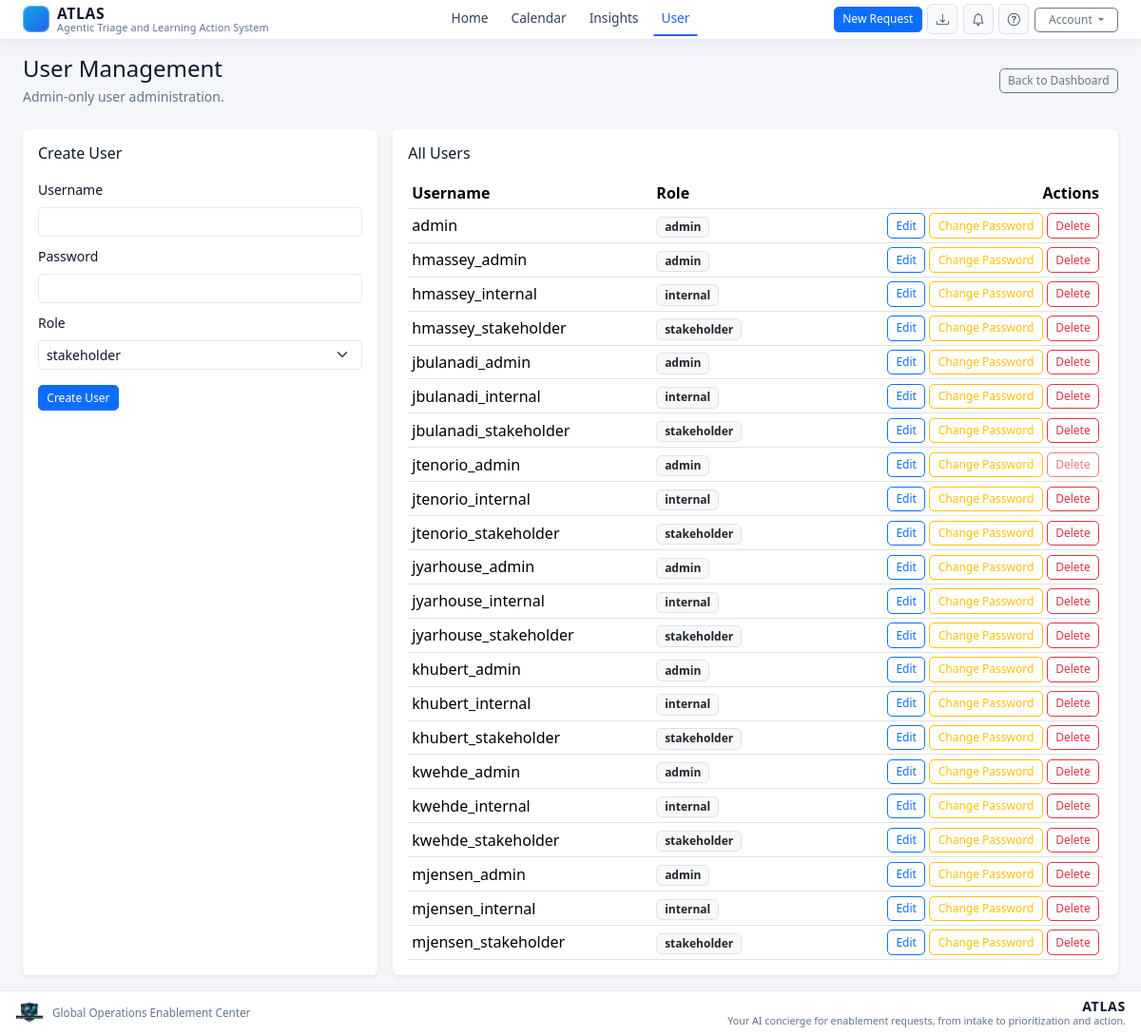
Screenshot of /users (signed in) with the database file from the repository.
### app.py (models this page shows, shortened)
class User(UserMixin, db.Model):
    id = db.Column(db.Integer, primary_key=True)
    username = db.Column(db.String(120), unique=True, nullable=False)
    password = db.Column(db.String(255), nullable=False)
    role = db.Column(db.String(20), nullable=False, default="stakeholder")

### app.py (the view, shortened to what this page needs)
@app.route("/users", methods=["GET", "POST"])
@login_required
def users():
    if current_user.role != "admin":
        flash("Only admins can access user management.", "error")
        return redirect(url_for("dashboard"))
    all_users = User.query.order_by(User.username.asc()).all()
    return render_template("users.html", users=all_users, role_options=USER_ROLE_OPTIONS)

### app.py (called while the page is built)
@login_manager.user_loader
def load_user(user_id):
    try:
        return User.query.get(int(user_id))
    except (TypeError, ValueError):
        return None

@app.context_processor
def inject_download_url():
    dashboard_params = {
        key: value
        for key, value in request.args.items()
        if key in {
            "view",
            "q",
            "stakeholder_group",
            "requested_by",
            "assigned_lead",
            "status",
            "priority",
            "start_date_from",
            "start_date_to",
            "sort",
            "order",
        }
        and value
    }
    if request.endpoint == "dashboard" and dashboard_params:
        download_url = url_for("download_csv", **dashboard_params)
    else:
        download_url = url_for("download_csv")
    return {
        "download_url": download_url,
        "priority_levels": PRIORITY_RULES,
        "priority_meta_for_score": _priority_rule_for_score,
        "priority_meta_for_label": _priority_rule_for_label,
    }

### templates/users.html
{% extends "base.html" %}
{% block content %}
<div class="row g-3">
    <div class="col-12">
        <div class="d-flex justify-content-between align-items-center flex-wrap gap-2 mb-2">
            <div>
                <h1 class="h4 mb-1">User Management</h1>
                <p class="text-muted small mb-0">Admin-only user administration.</p>
            </div>
            <a class="btn btn-sm btn-outline-secondary" href="{{ url_for('dashboard') }}">Back to Dashboard</a>
        </div>
    </div>
    <div class="col-12 col-lg-4">
        <div class="card border-0 shadow-sm h-100">
            <div class="card-body p-3">
                <h2 class="h6 mb-3">Create User</h2>
                <form method="post" action="{{ url_for('users') }}" novalidate autocomplete="off">
                    <div class="mb-2">
                        <label class="form-label small" for="username">Username</label>
                        <input class="form-control form-control-sm" id="username" name="username" required autocomplete="off">
                    </div>
                    <div class="mb-2">
                        <label class="form-label small" for="password">Password</label>
                        <input class="form-control form-control-sm" id="password" name="password" type="password" required autocomplete="off">
                    </div>
                    <div class="mb-3">
                        <label class="form-label small" for="role">Role</label>
                        <select class="form-select form-select-sm" id="role" name="role" required>
                            {% for role in role_options %}
                                <option value="{{ role }}">{{ role }}</option>
                            {% endfor %}
                        </select>
                    </div>
                    <button type="submit" class="btn btn-sm btn-primary">Create User</button>
                </form>
            </div>
        </div>
    </div>
    <div class="col-12 col-lg-8">
        <div class="card border-0 shadow-sm">
            <div class="card-body p-3">
                <h2 class="h6 mb-3">All Users</h2>
                <div class="table-responsive">
                    <table class="table table-sm align-middle mb-0">
                        <thead>
                            <tr>
                                <th>Username</th>
                                <th>Role</th>
                                <th class="text-end">Actions</th>
                            </tr>
                        </thead>
                        <tbody>
                            {% for user in users %}
                                <tr>
                                    <td>{{ user.username }}</td>
                                    <td><span class="badge bg-light text-dark border">{{ user.role }}</span></td>
                                    <td class="text-end">
                                        <a class="btn btn-sm btn-outline-primary" href="{{ url_for('edit_user', user_id=user.id) }}">Edit</a>
                                        <a class="btn btn-sm btn-outline-warning" href="{{ url_for('change_password', user_id=user.id) }}">Change Password</a>
                                        <form method="post" action="{{ url_for('delete_user', user_id=user.id) }}" class="d-inline" onsubmit="return confirm('Delete this user?');">
                                            <button type="submit" class="btn btn-sm btn-outline-danger" {% if user.id == current_user.id %}disabled{% endif %}>Delete</button>
                                        </form>
                                    </td>
                                </tr>
                            {% else %}
                                <tr>
                                    <td colspan="3" class="text-center text-muted py-3">No users found.</td>
                                </tr>
                            {% endfor %}
                        </tbody>
                    </table>
                </div>
            </div>
        </div>
    </div>
</div>
{% endblock %}

### templates/base.html (shortened to what this page needs)
<!doctype html>
<html lang="en">
<head>
    <link href="https://cdn.jsdelivr.net/npm/bootstrap@5.3.3/dist/css/bootstrap.min.css" rel="stylesheet">
    <link href="https://cdn.jsdelivr.net/npm/bootstrap-icons@1.11.3/font/bootstrap-icons.min.css" rel="stylesheet">
</head>
<body>
    <nav class="navbar navbar-expand-lg app-header mb-3">
        <div class="container-fluid px-4">
            <div class="header-shell">
                <div class="d-flex align-items-center gap-2 header-brand-wrap">
                    <span class="brand-logo-placeholder" aria-hidden="true"></span>
                    <a class="header-brand" href="{{ url_for('dashboard') }}">
                        <span class="header-brand-title">ATLAS</span>
                        <span class="header-brand-subtitle">Agentic Triage and Learning Action System</span>
                    </a>
                </div>
                <div class="collapse navbar-collapse header-collapse" id="mainNav">
                    <ul class="navbar-nav flex-lg-row header-center-nav gap-lg-2">
                        {% if current_user.is_authenticated %}
                            <li class="nav-item">
                                <a class="nav-link {{ 'active' if request.endpoint == 'dashboard' else '' }}" href="{{ url_for('dashboard') }}">Home</a>
                            </li>
                            <li class="nav-item">
                                <a class="nav-link {{ 'active' if request.endpoint == 'calendar_view' else '' }}" href="{{ url_for('calendar_view') }}">Calendar</a>
                            </li>
                            <li class="nav-item">
                                <a class="nav-link {{ 'active' if request.endpoint == 'insights' else '' }}" href="{{ url_for('insights') }}">Insights</a>
                            </li>
                            {% if current_user.role == 'admin' %}
                                <li class="nav-item">
                                    <a class="nav-link {{ 'active' if request.endpoint in ['users', 'edit_user', 'change_password'] else '' }}" href="{{ url_for('users') }}">User</a>
                                </li>
                            {% endif %}
                        {% endif %}
                    </ul>
                    <div class="d-flex align-items-center header-actions">
                        {% if current_user.is_authenticated %}
                            <a class="btn btn-sm btn-primary" href="{{ url_for('new_request') }}">New Request</a>
                            <a class="header-icon-btn" href="{{ download_url }}" aria-label="Download CSV" title="Download CSV">
                                <i class="bi bi-download" aria-hidden="true"></i>
                            </a>
                            <a class="header-icon-btn" href="#" role="button" aria-label="Notifications (WIP)" title="Notifications (WIP)">
                                <i class="bi bi-bell"></i>
                            </a>
                            <a class="header-icon-btn {{ 'active' if request.endpoint == 'guide' else '' }}" href="{{ url_for('guide') }}" role="button" aria-label="Help guide" title="Scoring Rubric Guidance">
                                <i class="bi bi-question-circle"></i>
                            </a>
                            <div class="dropdown account-dropdown">
                                <button class="btn btn-sm btn-outline-secondary dropdown-toggle" type="button" data-bs-toggle="dropdown" aria-expanded="false" aria-label="Account menu">
                                    Account
                                </button>
                            </div>
                        {% else %}
                            <a class="btn btn-sm btn-primary" href="{{ url_for('login') }}">Login</a>
                            <a class="btn btn-sm btn-outline-secondary" href="{{ url_for('register') }}">Register</a>
                        {% endif %}
                    </div>
                </div>
            </div>
        </div>
    </nav>
    <main class="container-fluid px-4 pb-3 flex-grow-1">
        {% block content %}{% endblock %}
    </main>
    <footer class="atlas-footer" role="contentinfo" aria-label="ATLAS branding footer">
        <div class="atlas-footer-inner">
            <div class="atlas-footer-left">
                <img class="atlas-footer-logo" src="{{ url_for('static', filename='goeclogo.png') }}" alt="GOEC logo">
                <div class="atlas-footer-org">Global Operations Enablement Center</div>
            </div>
            <div class="atlas-footer-right">
                <div class="atlas-footer-title">ATLAS</div>
                <div class="atlas-footer-tagline">Your AI concierge for enablement requests, from intake to prioritization and action.</div>
            </div>
        </div>
    </footer>
</body>
</html>

### templates/base.html (style rules this page uses)
:root { --app-bg: #f4f6fa; --app-text: #0f172a; --surface-bg: #ffffff; --surface-border: #e6eaf0; --muted-text: #64748b; --card-bg: #fbfcfe; --card-border: #e5eaf1; --table-head-bg: #f3f6fa; --table-row-hover: #f8fbff; --input-bg: #ffffff; }
html, body { height: 100%; }
body { background: var(--app-bg); color: var(--app-text); min-height: 100vh; display: flex; flex-direction: column; margin: 0; }
.app-header { --bs-navbar-padding-y: 0.28rem; background: var(--surface-bg); border-bottom: 1px solid var(--surface-border); box-shadow: 0 4px 12px rgba(15, 23, 42, 0.06); }
.card, .modal-content, .dropdown-menu { background: var(--surface-bg); border-color: var(--surface-border); color: var(--app-text); }
.text-muted, .text-secondary { color: var(--muted-text) !important; }
.btn { border-radius: 0.35rem; font-size: 0.8rem; padding: 0.28rem 0.62rem; }
.btn.btn-sm { border-radius: 0.32rem; font-size: 0.75rem; padding: 0.2rem 0.52rem; }
.header-brand-wrap { min-width: 0; max-width: min(46vw, 600px); }
.brand-logo-placeholder { width: 28px; height: 28px; border-radius: 8px; background: linear-gradient(135deg, #0ea5e9, #2563eb); box-shadow: inset 0 0 0 1px rgba(255, 255, 255, 0.35); flex-shrink: 0; }
.header-brand { color: #0f172a; font-weight: 700; font-size: 0.98rem; line-height: 1.15; text-decoration: none; display: inline-flex; flex-direction: column; overflow: hidden; text-overflow: ellipsis; max-width: 100%; }
.header-brand-title { font-weight: 800; letter-spacing: 0.04em; }
.header-brand-subtitle { font-size: 0.68rem; color: #64748b; font-weight: 500; letter-spacing: 0.01em; white-space: nowrap; }
.header-shell { width: 100%; display: flex; align-items: center; gap: 0.75rem; }
.header-collapse { flex: 1 1 auto; }
.header-center-nav .nav-link { color: #334155; font-weight: 400; font-size: 0.86rem; padding: 0.4rem 0.55rem; border-bottom: 2px solid transparent; transition: color 0.15s ease, border-color 0.15s ease; }
.header-center-nav .nav-link.active { color: #2563eb; border-bottom-color: #2563eb; }
.header-actions { gap: 0.35rem; min-width: 0; }
.account-dropdown .dropdown-toggle { min-width: 88px; white-space: nowrap; }
.header-icon-btn { width: 32px; height: 32px; border-radius: 0.35rem; border: 1px solid #dbe1ea; background: #f8fafc; color: #334155; display: inline-flex; align-items: center; justify-content: center; padding: 0; transition: all 0.15s ease; }
.header-icon-btn i { font-size: 0.82rem; line-height: 1; }
.form-control, .form-select { background-color: var(--input-bg); color: var(--app-text); border-color: var(--surface-border); }
.table { color: var(--app-text); }
.atlas-footer { margin-top: auto; border-top: 1px solid var(--surface-border); background: var(--surface-bg); padding: 0.5rem 1rem; }
.atlas-footer-inner { display: flex; align-items: center; justify-content: space-between; gap: 1rem; width: 100%; }
.atlas-footer-left { display: inline-flex; align-items: center; gap: 0.55rem; min-width: 0; }
.atlas-footer-right { text-align: right; min-width: 0; }
.atlas-footer-logo { height: 30px; width: auto; object-fit: contain; }
.atlas-footer-org { font-size: 0.73rem; color: var(--muted-text); line-height: 1.2; white-space: nowrap; overflow: hidden; text-overflow: ellipsis; }
.atlas-footer-tagline { font-size: 0.67rem; color: var(--muted-text); line-height: 1.2; max-width: 430px; }
.atlas-footer-title { font-size: 0.88rem; font-weight: 800; letter-spacing: 0.05em; color: var(--app-text); line-height: 1.2; }
@media (min-width: 992px) { .header-shell { position: relative; } }
@media (min-width: 992px) { .header-collapse { display: flex !important; align-items: center; justify-content: flex-end; min-width: 0; } }
@media (min-width: 992px) { .header-center-nav { position: absolute; left: 50%; transform: translateX(-50%); margin: 0; justify-content: center; white-space: nowrap; } }
@media (min-width: 992px) { .header-actions { margin-left: auto; justify-content: flex-end; } }

### rows the page displays
User: username "admin", role "admin"
User: username "hmassey_admin", role "admin"
User: username "hmassey_internal", role "internal"
User: username "hmassey_stakeholder", role "stakeholder"
User: username "jbulanadi_admin", role "admin"
User: username "jbulanadi_internal", role "internal"
User: username "jbulanadi_stakeholder", role "stakeholder"
User: username "jtenorio_admin", role "admin"
User: username "jtenorio_internal", role "internal"
User: username "jtenorio_stakeholder", role "stakeholder"
User: username "jyarhouse_admin", role "admin"
User: username "jyarhouse_internal", role "internal"
User: username "jyarhouse_stakeholder", role "stakeholder"
User: username "khubert_admin", role "admin"
User: username "khubert_internal", role "internal"
User: username "khubert_stakeholder", role "stakeholder"
User: username "kwehde_admin", role "admin"
User: username "kwehde_internal", role "internal"
User: username "kwehde_stakeholder", role "stakeholder"
User: username "mjensen_admin", role "admin"
User: username "mjensen_internal", role "internal"
User: username "mjensen_stakeholder", role "stakeholder"

### other values shown
form field role "stakeholder"
